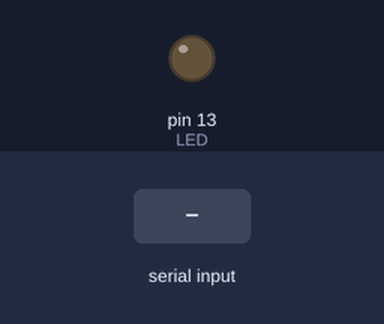
This sketch was run on a simulated Arduino Uno, built with avr-gcc and run on an emulated ATmega328P. Parts: output pins drawn as LEDs (lit = HIGH). The test bench sets the inputs (shaded band).

Above: at 1.2 s.
1.3 s: "-" received over Serial
At 1.7 s:
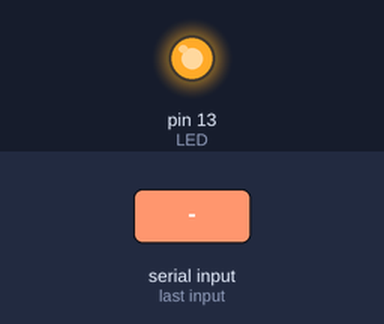
Timing chart, 0 to 4.3 s (numbered marks = the images above; inputs shaded):
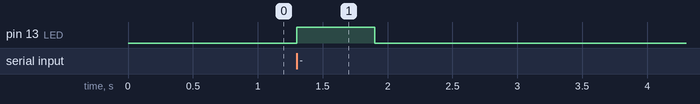

The sketch:

pymorse.ino
```cpp
#define LED 13

#define punto 100
#define raya 600
#define space_w 600
#define space_ch 200

int mssg = 0;
void setup()
{
   pinMode(LED, OUTPUT); //Pin 13 como salida
   Serial.begin(9600); //inicio Serial
}

void loop()
{
   if (Serial.available() > 0)
   {
      mssg = Serial.read();

      if(mssg == '-')
        {
          digitalWrite(13, HIGH); delay(raya);
          digitalWrite(13, LOW); delay(space_ch);
        }

      if(mssg == '.')
        {
          digitalWrite(13, HIGH); delay(punto);
          digitalWrite(13, LOW); delay(space_ch);
        }

      if(mssg == ' ')
        {
          digitalWrite(13, LOW); delay(space_w);
        }
   }
}
```

Measured:
- after the input at 1.3 s, pin 13 (LED): LOW → HIGH at once, → LOW 0.60 s later
